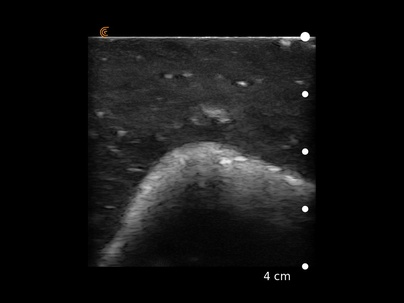
%> input picture test3.jpeg, 404 x 303 px, shrunk from 1024 x 768 before the run
$ octave shape_detection_of_liver_from_ultrasound_image.m   (GNU Octave 9; MATLAB toolbox functions it lacks are replaced by stand-ins)
%> lines starting %> are read from the running program, lines starting %| are printed output that depends on the picture; in (x1, y1, x2, y2) boxes, pixels count from 0 and x2, y2 are one past the last pixel; in counts of white or black regions, pixels touching at a corner belong together; the program's own positions count from 1
### sticks_line.m
function [new_I_G] = sticks_line(I_G)
%   STICKS_LINE Summary of this function goes here
%   Detailed explanation goes here

%   allocate space for thresholded image
    new_I_G = zeros(size(I_G));
    row = size(I_G,1);
    colomn = size(I_G,2);
    max_list = zeros(1,100000);
    i = 1;
    for ii=2:row-1
       for jj=2:colomn-1
           % [19 lines of commented-out code are left out]


           temp_list = zeros(1,5);
           pixel_1=I_G(ii,jj);
           pixel_2=I_G(ii-1,jj-1);
           pixel_3=I_G(ii-1,jj);
           pixel_4=I_G(ii-1,jj+1);
           pixel_5=I_G(ii,jj-1);
           pixel_6=I_G(ii,jj+1);
           pixel_7=I_G(ii+1,jj-1);
           pixel_8=I_G(ii+1,jj);
           pixel_9=I_G(ii+1,jj+1);

           temp_list(1) = (pixel_1+pixel_3+pixel_8);
           temp_list(2) = (pixel_1+pixel_5+pixel_6);
           temp_list(3) = (pixel_1+pixel_2+pixel_9);
           temp_list(4) = (pixel_1+pixel_4+pixel_7);


           max_value = max(temp_list);

           if max_value >= 255
               i = i + 1;
           end

           min_value = min(temp_list);

           if max_value > 190
               max_list(i) = max_value;
               i = i + 1;
               new_I_G(ii-1,jj-1)=max_value;
           else
               new_I_G(ii-1,jj-1)=min_value;
           end

       end
    end
end

### get_interest_object_bounday.m
function [max_boundary, L, Iedg] = get_interest_object_bounday(new_I_G)
%   GET_INTEREST_OBJECT_BOUNDAY Summary of this function goes here
%   Detailed explanation goes here

    [B,L] = bwboundaries(new_I_G,'noholes');
%   imshow(label2rgb(L, @jet, [.5 .5 .5]))
    hold on;
    max_area = 0;
    for k = 1:length(B)
       boundary = B{k};
       X = boundary(:,2);
       Y = boundary(:,1);
       area = polyarea(X,Y);
       if area >= max_area
           max_area = area;
           max_boundary = boundary;
       end
    end

    Iedg=new_I_G;
    row = size(Iedg,1);
    colomn = size(Iedg,2);
    X = max_boundary(:,1);
    Y = max_boundary(:,2);

    for i=2:row-1
        for j=2:colomn-1
            Iedg(i, j) = 0;
        end
    end

    for i = 1: size(X, 1)
        Iedg(X(i), Y(i)) = 1;
    end
end

### Generalized_Hough_Transform.m
function [score,  y, x ] = Generalized_Hough_Transform(Iedg)
    Is = Iedg;
    Itm = imread("Template_edge.png");

    %--------------------------create edge and system edge images------------------------------------------------------------------------------------------------------------------------

    Iedg=edge(Is,'canny');

    [y, x]=find(Itm>0);
    nvs=size(x);

    %Define Yc and Xc
    Cy=1;
    Cx=1;

    %create gradient map of Itm, distrobotion between zero to pi
    GradientMap = gradient_direction( Itm );

    %create template descriptor array
    MaxAngelsBins=30;
    MaxPointsPerangel=nvs(1);
    PointCounter=zeros(MaxAngelsBins);
    Rtable=zeros(MaxAngelsBins,MaxPointsPerangel,2);

    %------------------fill the  angel bins with points in the Rtable---------------------------------------------------------
    for f=1:1:nvs(1)
        bin=round((GradientMap(y(f), x(f))/pi)*(MaxAngelsBins-1))+1;
        PointCounter(bin)=PointCounter(bin)+1;
        if (PointCounter(bin)>MaxPointsPerangel)
            disp('exceed max bin in hugh transform');
        end
        Rtable(bin, PointCounter(bin),1)= Cy-y(f);
        Rtable(bin, PointCounter(bin),2)= Cx-x(f);
    end

    %-----------------------------use the array in previous image to identify the template in the main image Is----------------------------------------
    [y, x]=find(Iedg>0);
    np=size(x);
    GradientMap=gradient_direction(Is);
    Ss=size(Is);
    houghspace=zeros(size(Is));
        for f=1:1:np(1)
              bin=round((GradientMap(y(f), x(f))/pi)*(MaxAngelsBins-1))+1;
              for fb=1:1:PointCounter(bin)
                  ty=Rtable(bin, fb,1)+ y(f);
                  tx=Rtable(bin, fb,2)+ x(f);
                   if (ty>0) && (ty<Ss(1)) && (tx>0) && (tx<Ss(2))
                       houghspace(Rtable(bin, fb,1)+ y(f), Rtable(bin, fb,2)+ x(f)) =  houghspace(Rtable(bin, fb,1)+ y(f), Rtable(bin, fb,2)+ x(f))+1; % add point in were the center of the image should be according to the pixel gradient
                   end
              end
        end

    %---------------------------------------------------------------------------normalized according to template size (fraction of the template points that was found)------------------------------------------------------------------------------------------------
    Itr=houghspace;
    %---------------------------------------------------------------------------find  the location best score all scores which are close enough to the best score
    temp = max(Itr);
    mx=max(temp);% find the max score location
    [y,x]=find(Itr==mx);
    score=Itr(y,x); % find max score in the huogh space


    function [ Is ] = gradient_direction( i3 )
        Dy=imfilter(double(i3),[1; -1],'same');
        Dx=imfilter(double(i3),[1  -1],'same');
        Is=mod(atan2(Dy,Dx)+pi(), pi());
    end
end

### shape_detection_of_liver_from_ultrasound_image.m
img_name = "test3.jpeg";
clean_img_name = "clean_image.png";

I = imread(img_name);
%> I is the input picture: size 303x404x3 uint8; mean R, G, B 20, 19.9, 19.9

% [4 lines of commented-out code are left out]

clean_img = imread(clean_img_name);
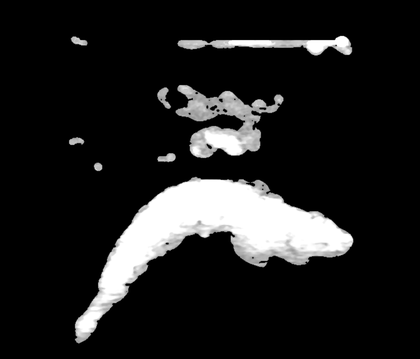
%> input picture clean_image.png, 420 x 359 px, shrunk from 1064 x 910 before the run
%> clean_img is the input picture: size 359x420x3 uint8; min 0, max 255, mean 31.4

I_G = rgb2gray(I);
clean_img_n = rgb2gray(clean_img);

% Call Sticks Line to get the enhanced Image
new_I_G = sticks_line(I_G);
%> after the loop in sticks_line, `for ii=2:row-1`:
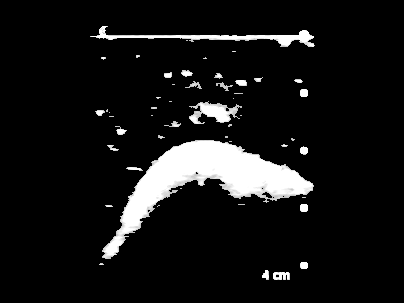
%> new_I_G: size 303x404 double; min 0, max 255, mean 21.3
%> after the loop in sticks_line, `for ii=2:row-1`: i = 18009; temp_list = [0 0 0 0 0]

% dilation
BN_new_I_G = imbinarize(new_I_G);
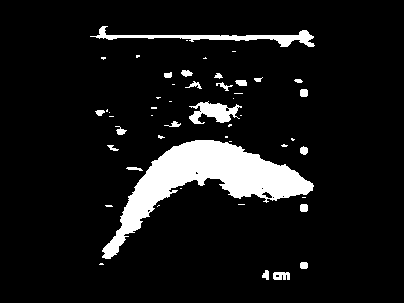
%> BN_new_I_G: size 303x404 logical; 8.7% white; 50 white regions (28 under 20 px), largest, box (x1, y1, x2, y2) and area: (102, 140, 314, 259) 7754, (90, 26, 315, 47) 1155, (189, 101, 242, 124) 650
se = strel('line',11,60);
BN_new_I_G_D = imdilate(BN_new_I_G,se);
%> BN_new_I_G_D: size 303x404 logical; 14.4% white; 29 white regions, largest, box (x1, y1, x2, y2) and area: (97, 132, 316, 269) 9786, (88, 22, 317, 51) 3027, (187, 97, 244, 131) 1285
BN_new_I_G_D_1 = imdilate(~BN_new_I_G_D,se);
%> BN_new_I_G_D_1: size 303x404 logical; 90.8% white; 36 black regions (15 under 20 px), largest, box (x1, y1, x2, y2) and area: (99, 136, 314, 265) 8152, (90, 26, 315, 47) 1183, (189, 101, 242, 127) 811
BN_new_I_G_D_2 = imdilate(BN_new_I_G_D_1,se);
%> BN_new_I_G_D_2: size 303x404 logical; 94.2% white; 10 black regions (4 under 20 px), largest, box (x1, y1, x2, y2) and area: (102, 140, 311, 261) 6555, (191, 105, 239, 123) 403, (298, 34, 312, 42) 42, (237, 84, 245, 92) 39, (281, 39, 293, 43) 36, (98, 30, 105, 35) 22

% Show Clean Image
figure;
subplot(1,2,1)
imshow(I_G,[])
title('Original image')
subplot(1,2,2)
imshow(new_I_G,[])
title('Enhanced image')

% Save the new Enhanced Image
imwrite(new_I_G, 'clean_' + img_name);
% actual_shape_edge_n

% find the thresold
% sum_of_pix = 0;
% for j=1:256
%     sum_of_pix = sum_of_pix + (j-1)*counts(j);
% end


% edge points ploting
figure;
[max_boundary, L, Iedg] = get_interest_object_bounday(new_I_G);
%> in get_interest_object_bounday, `[B,L] = bwboundaries(new_I_G,'noholes');`:
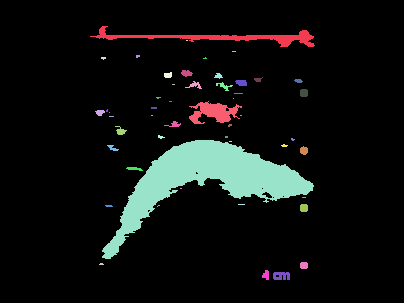
%> L: size 303x404 double; 51 distinct labels, from 0 to 50; one colour per label, 0 black
%> in get_interest_object_bounday, `[B,L] = bwboundaries(new_I_G,'noholes');`: B = 50 boundaries; largest, box (x1, y1, x2, y2) and points: (102, 140, 314, 259) 605, (90, 26, 315, 47) 496, (189, 101, 242, 124) 184, (273, 272, 290, 280) 60, (216, 82, 233, 91) 45
%> the loop in get_interest_object_bounday, `for k = 1:length(B)` made 50 passes
%> (area, max_area) on passes 1, 5: (906.5, 906.5), (7491, 7491)
%> area on passes 2, 8, 11, 12, 19, 20: 30.5, 20.5, 36.5, 26, 28.5, 26.5
%> after the loop in get_interest_object_bounday, `for k = 1:length(B)`: max_boundary = 605 rows, first 12: [251 103; 250 104; 249 104; 248 105; 247 106; 246 107; 245 108; 244 109; 244 110; 243 111; 242 111; 241 112]
%> in get_interest_object_bounday, `X = max_boundary(:,1);`: X = 605 values, max 259 at index 589, min 141 at index 143, mean 191.7
%> in get_interest_object_bounday, `Y = max_boundary(:,2);`: Y = 605 values, max 314 at index 271, min 103 at index 1, mean 196.9
%> after the loop in get_interest_object_bounday, `for i=2:row-1`: Iedg: size 303x404 double; 8.74% of pixels changed, all inside (x1, y1, x2, y2) = (90, 26, 315, 280)
%> after the loop in get_interest_object_bounday, `for i = 1: size(X, 1)`:
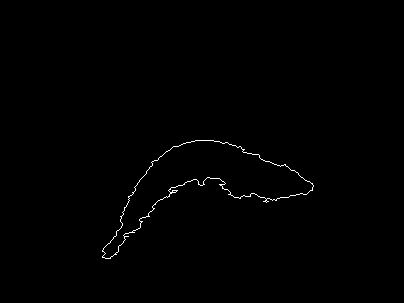
%> Iedg: size 303x404 double; values 0 (black) and 1 (white), 0.49% white in thin lines or dots, all inside (x1, y1, x2, y2) = (102, 140, 314, 259)
% plot(max_boundary(:,2), max_boundary(:,1)*-1, 'black', 'LineWidth', 1);
imshow(Iedg);

%Hough Transform
[score,  y, x ] = Generalized_Hough_Transform(Iedg);
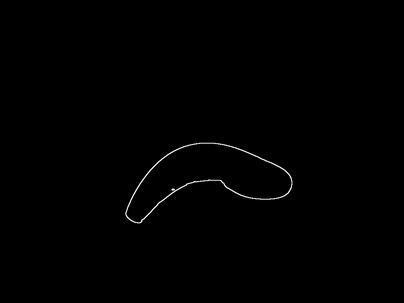
%> input picture Template_edge.png, 404 x 303 px, shrunk from 1024 x 768 before the run
%> in Generalized_Hough_Transform, Itm is the input picture: size 303x404 uint8; min 0, max 255, mean 1
%> in Generalized_Hough_Transform, `Iedg=edge(Is,'canny');`: Iedg: size 303x404 logical; 1.1% white in thin lines or dots, all inside (x1, y1, x2, y2) = (101, 138, 315, 260)
%> in Generalized_Hough_Transform, `[y, x]=find(Itm>0);`: y = 1718 values from 141 to 226; x = 1718 values from 124 to 295
%> in Generalized_Hough_Transform, `nvs=size(x);`: nvs = [1718 1]
%> in Generalized_Hough_Transform, `MaxPointsPerangel=nvs(1);`: MaxPointsPerangel = 1718
%> the loop in Generalized_Hough_Transform, `for f=1:1:nvs(1)` made 1718 passes
%> bin on passes 1 to 3: 23, 28, 1
%> in Generalized_Hough_Transform, `[y, x]=find(Iedg>0);`: y = 1344 values from 139 to 260; x = 1344 values from 102 to 315
%> in Generalized_Hough_Transform, `np=size(x);`: np = [1344 1]
%> the loop in Generalized_Hough_Transform, `for f=1:1:np(1)` made 1344 passes
%> after the loop in Generalized_Hough_Transform, `for f=1:1:np(1)`:
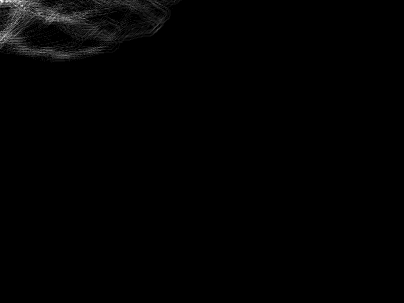
%> houghspace: size 303x404 double; min 0, max 22, mean 0.2; drawn with min black and max white
%> in Generalized_Hough_Transform, `temp = max(Itr);`: temp = 404 values, max 22 at index 2, min 0 at index 183, mean 3.71
%> in Generalized_Hough_Transform, `mx=max(temp);`: mx = 22
%> in Generalized_Hough_Transform, `[y,x]=find(Itr==mx);`: y = 1; x = 2
%> in Generalized_Hough_Transform, `score=Itr(y,x);`: score = 22
%> score = 22; y = 1; x = 2
